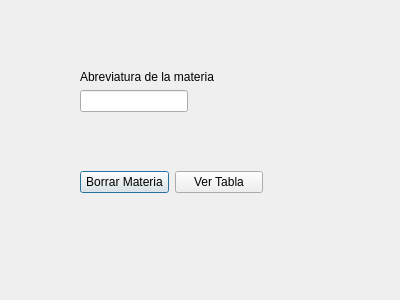
<?xml version="1.0" encoding="UTF-8"?>
<ui version="4.0">
 <class>Dialog</class>
 <widget class="QDialog" name="Dialog">
  <property name="geometry">
   <rect>
    <x>0</x>
    <y>0</y>
    <width>400</width>
    <height>300</height>
   </rect>
  </property>
  <property name="windowTitle">
   <string>Borrar Materias</string>
  </property>
  <widget class="QWidget" name="layoutWidget">
   <property name="geometry">
    <rect>
     <x>80</x>
     <y>70</y>
     <width>163</width>
     <height>46</height>
    </rect>
   </property>
   <layout class="QFormLayout" name="formLayout">
    <item row="0" column="0">
     <widget class="QLabel" name="label">
      <property name="text">
       <string>Abreviatura de la materia</string>
      </property>
     </widget>
    </item>
    <item row="1" column="0">
     <widget class="QLineEdit" name="Clave"/>
    </item>
   </layout>
  </widget>
  <widget class="QWidget" name="layoutWidget">
   <property name="geometry">
    <rect>
     <x>80</x>
     <y>170</y>
     <width>183</width>
     <height>25</height>
    </rect>
   </property>
   <layout class="QHBoxLayout" name="horizontalLayout">
    <item>
     <widget class="QPushButton" name="Borrar">
      <property name="text">
       <string>Borrar Materia</string>
      </property>
     </widget>
    </item>
    <item>
     <widget class="QPushButton" name="Ver">
      <property name="text">
       <string>Ver Tabla</string>
      </property>
     </widget>
    </item>
   </layout>
  </widget>
 </widget>
 <resources/>
 <connections/>
</ui>
